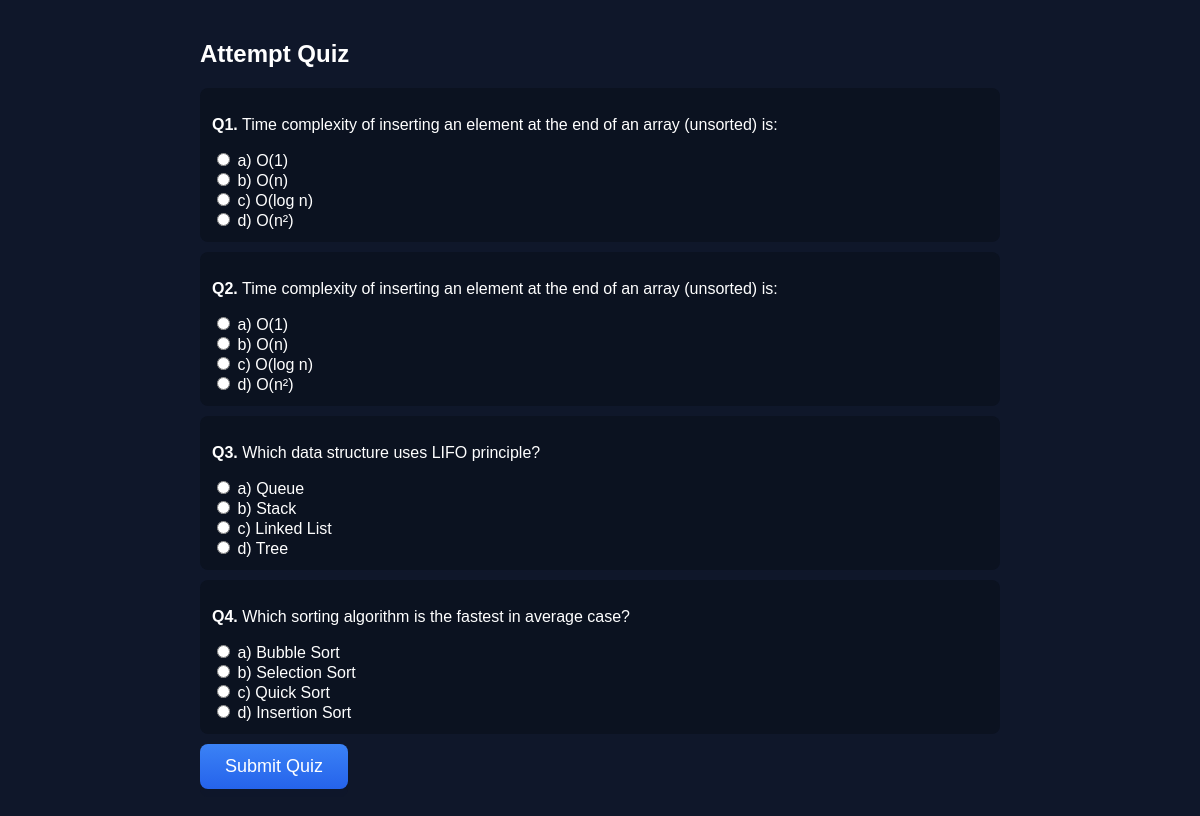
The page /take/3 on the database its author committed.
### tables this page shows
CREATE TABLE questions(
        id INTEGER PRIMARY KEY AUTOINCREMENT,
        quiz_id INTEGER,
        text TEXT,
        opt1 TEXT, opt2 TEXT, opt3 TEXT, opt4 TEXT,
        correct INTEGER,
        weight INTEGER
    );

### app.py (the view)
@app.route("/take/<int:quiz_id>")
def take_quiz(quiz_id):
    conn = get_db()
    c = conn.cursor()
    c.execute("SELECT * FROM questions WHERE quiz_id=?", (quiz_id,))
    questions = c.fetchall()
    conn.close()
    random.shuffle(questions)
    return render_template("take_quiz.html", questions=questions, quiz_id=quiz_id)

### app.py (called while the page is built)
def get_db():
    conn = sqlite3.connect("database.db")
    return conn

### templates/take_quiz.html
{% extends "base.html" %}
{% block content %}
<div class="container" style="max-width:800px; margin:40px auto; text-align:left;">
<h2>Attempt Quiz</h2>
<form method="post" action="{{ url_for('submit_quiz', quiz_id=quiz_id) }}">
{% if questions %}
  {% for q in questions %}
  <div style="background:#0b1220; padding:12px; margin:10px 0; border-radius:8px;">
    <p><strong>Q{{ loop.index }}.</strong> {{ q[2] }}</p>
    <input type="radio" name="q{{ q[0] }}" value="0"> {{ q[3] }}<br>
    <input type="radio" name="q{{ q[0] }}" value="1"> {{ q[4] }}<br>
    <input type="radio" name="q{{ q[0] }}" value="2"> {{ q[5] }}<br>
    <input type="radio" name="q{{ q[0] }}" value="3"> {{ q[6] }}<br>
  </div>
  {% endfor %}
  <button class="btn-3d" type="submit">Submit Quiz</button>
{% else %}
  <p>No questions available in this quiz.</p>
{% endif %}
</form>
</div>
{% endblock %}

### templates/base.html (shortened to what this page needs)
<!DOCTYPE html>
<html>
<head>
</head>
<body>
    {% block content %}{% endblock %}
</body>
</html>

### templates/base.html (style rules this page uses)
body { font-family: Arial; background: #0f172a; color: white; text-align: center; }
.btn-3d { padding: 12px 25px; font-size: 18px; border: none; border-radius: 8px; background: linear-gradient(180deg,#3b82f6,#2563eb); color: white; box-shadow: 0px 8px rgba(15,23,42,0.5); cursor: pointer; transition: transform 0.12s ease, box-shadow 0.12s ease; }
.container { margin-top: 80px; }

### rows shown on the page
questions: text "Time complexity of inserting an element at the end of an array (unsorted) is:", opt1 "a) O(1)", opt2 "b) O(n)", opt3 "c) O(log n)", opt4 "d) O(n²)"
questions: text "Time complexity of inserting an element at the end of an array (unsorted) is:", opt1 "a) O(1)", opt2 "b) O(n)", opt3 "c) O(log n)", opt4 "d) O(n²)"
questions: text "Which data structure uses LIFO principle?", opt1 "a) Queue", opt2 "b) Stack", opt3 "c) Linked List", opt4 "d) Tree"
questions: text "Which sorting algorithm is the fastest in average case?", opt1 "a) Bubble Sort", opt2 "b) Selection Sort", opt3 "c) Quick Sort", opt4 "d) Insertion Sort"
